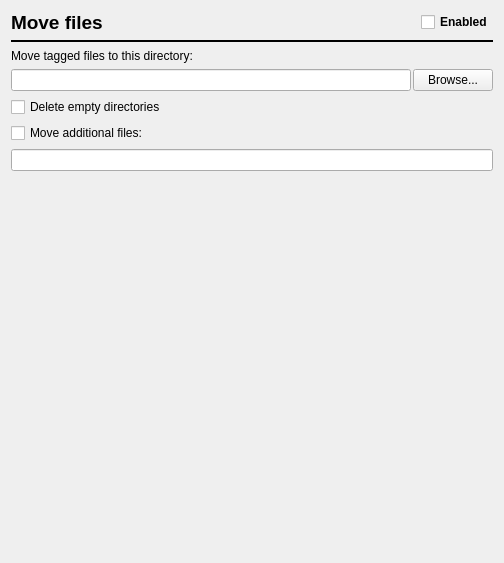
<ui version="4.0" >
 <class>MovingOptionsPage</class>
 <widget class="QWidget" name="MovingOptionsPage" >
  <property name="geometry" >
   <rect>
    <x>0</x>
    <y>0</y>
    <width>504</width>
    <height>563</height>
   </rect>
  </property>
  <layout class="QGridLayout" >
   <item row="10" column="0" >
    <spacer>
     <property name="orientation" >
      <enum>Qt::Vertical</enum>
     </property>
     <property name="sizeHint" stdset="0" >
      <size>
       <width>378</width>
       <height>16</height>
      </size>
     </property>
    </spacer>
   </item>
   <item row="0" column="0" >
    <layout class="QHBoxLayout" name="horizontalLayout" >
     <item>
      <widget class="QLabel" name="label" >
       <property name="font" >
        <font>
         <pointsize>14</pointsize>
         <weight>75</weight>
         <bold>true</bold>
        </font>
       </property>
       <property name="text" >
        <string>Move files</string>
       </property>
      </widget>
     </item>
     <item>
      <widget class="QCheckBox" name="move_files" >
       <property name="sizePolicy" >
        <sizepolicy vsizetype="Fixed" hsizetype="Fixed" >
         <horstretch>0</horstretch>
         <verstretch>0</verstretch>
        </sizepolicy>
       </property>
       <property name="font" >
        <font>
         <weight>75</weight>
         <bold>true</bold>
        </font>
       </property>
       <property name="text" >
        <string>Enabled</string>
       </property>
      </widget>
     </item>
    </layout>
   </item>
   <item row="1" column="0" >
    <widget class="Line" name="line" >
     <property name="frameShadow" >
      <enum>QFrame::Plain</enum>
     </property>
     <property name="lineWidth" >
      <number>2</number>
     </property>
     <property name="orientation" >
      <enum>Qt::Horizontal</enum>
     </property>
    </widget>
   </item>
   <item row="7" column="0" >
    <widget class="QLineEdit" name="move_additional_files_pattern" />
   </item>
   <item row="6" column="0" >
    <widget class="QCheckBox" name="move_additional_files" >
     <property name="text" >
      <string>Move additional files:</string>
     </property>
    </widget>
   </item>
   <item row="3" column="0" >
    <widget class="QLabel" name="label_2" >
     <property name="text" >
      <string>Move tagged files to this directory:</string>
     </property>
     <property name="buddy" >
      <cstring>move_files_to_browse</cstring>
     </property>
    </widget>
   </item>
   <item row="4" column="0" >
    <layout class="QHBoxLayout" >
     <property name="spacing" >
      <number>2</number>
     </property>
     <property name="margin" >
      <number>0</number>
     </property>
     <item>
      <widget class="QLineEdit" name="move_files_to" />
     </item>
     <item>
      <widget class="QPushButton" name="move_files_to_browse" >
       <property name="text" >
        <string>Browse...</string>
       </property>
      </widget>
     </item>
    </layout>
   </item>
   <item row="5" column="0" >
    <widget class="QCheckBox" name="delete_empty_dirs" >
     <property name="text" >
      <string>Delete empty directories</string>
     </property>
    </widget>
   </item>
  </layout>
 </widget>
 <resources/>
 <connections/>
</ui>
